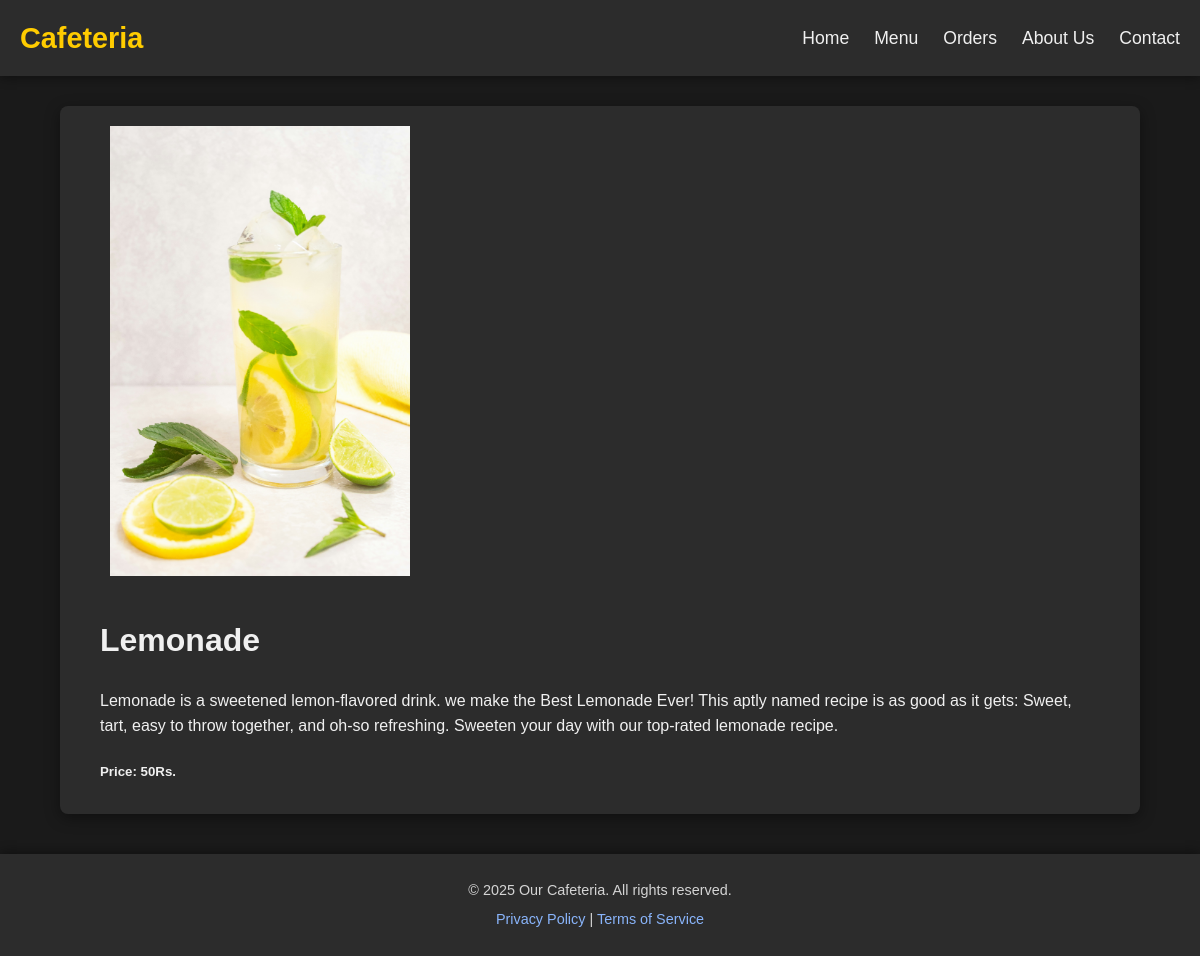
The page /cafeteria/6/ on the database its author committed.
### cafeteria/models.py (models this page shows, shortened)
class DrinkVariety(models.Model):
    DRINK_CHOICES = [('CF', 'COFFEE'),
                     ('TE', 'TEA'),
                     ('CP', 'CAPPUCCINO'),
                     ('LT', 'LATTE'),
                     ('EP', 'ESPRESSO'),
                     ('OJ', 'ORANGE JUICE'),
                     ('AJ', 'APPLE JUICE'),
                     ('CL', 'COLA'),
                     ('LM', 'LEMONADE'),
                     ('MS', 'MILKSHAKE'),
                     ]
    name = models.CharField(max_length=100)
    image = models.ImageField(upload_to='imgs')
    data_add = models.DateTimeField(default=timezone.now)
    type = models.CharField(max_length=2, choices=DRINK_CHOICES, default='CF')
    description = models.TextField(max_length=1000, default='')
    price = models.IntegerField(validators=[
        MinValueValidator(0),
        MaxValueValidator(10000)
    ])

### cafeteria/views.py (the view)
# urls.py: path('<int:menu_id>/', views.menu_detail, name='menu_detail'),
def menu_detail(request, menu_id):
  menu = get_object_or_404(DrinkVariety, pk=menu_id)
  return render(request, 'cafeteria/menu_detail.html', {'menu': menu})

### cafeteria/templates/cafeteria/menu_detail.html (shortened to what this page needs)
{% extends 'layout.html' %}
{% block content %}
<div class="menu-detail">
    <div class="container">
        <img src="{{ menu.image.url }}" alt="{{ menu.name }}">
        <div>
            <h1>{{menu.name}}</h1>
            <p>{{menu.description}}</p>
            <h5><b>Price: {{menu.price}}Rs.</b></h5>
        </div>
    </div>
</div>
{% endblock %}

### cafeteria/templates/layout.html (style rules this page uses)
body { height: 100vh; width: 100vw; font-family: sans-serif; margin: 0; background-color: #1a1a1a; color: #f0f0f0; line-height: 1.6; display: flex; flex-direction: column; min-height: 100vh; }
.container { background-color: #2c2c2c; padding: 10px 40px; border-radius: 8px; box-shadow: 0 4px 15px rgba(0, 0, 0, 0.4); max-width: 1000px; margin: 30px 30px 0; }
img { width: 300px; margin: 10px; }
.menu-detail { display: flex; flex-direction: row; justify-content: center; align-items: center; }

### rows shown on the page
DrinkVariety: image (picture), name "Lemonade", description "Lemonade is a sweetened lemon-flavored drink. we make the Best Lemonade Ever! This aptly named recipe is as good as it gets: Sweet, tart, easy to throw together, and oh-so refreshing. Sweeten your day with our top-rated lemonade recipe.", price "50"
